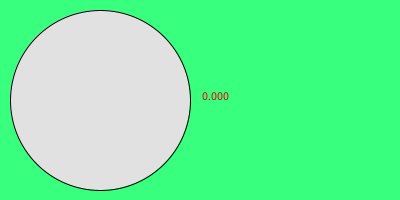
Frame 1 (no input)
Frame 60 (the mouse pressed at the canvas centre just before this capture): identical to frame 1, image omitted
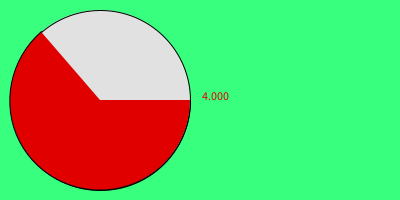
Frame 120 (the mouse held since frame 60 and released just before this capture)

The Processing sketch that drew these frames (run headless with seeded random() and noise(); from frame 60 on, the mouse is pressed at the canvas centre):

// Processing sketch: week16_2
// ── week16_2.pde
void setup(){//設定，只做一次
  size(400,200);
}
void draw(){//畫,每秒60次
  background(57,255,127);//RGB三色
  fill(225);
  ellipse(100,100,180,180);
  fill(225,0,0);
  float stop=mouseX/50.0;
  text(stop,200,100);
  arc(100,100,180,180,0,stop);
}//  畫圓 圓心 寬 高
